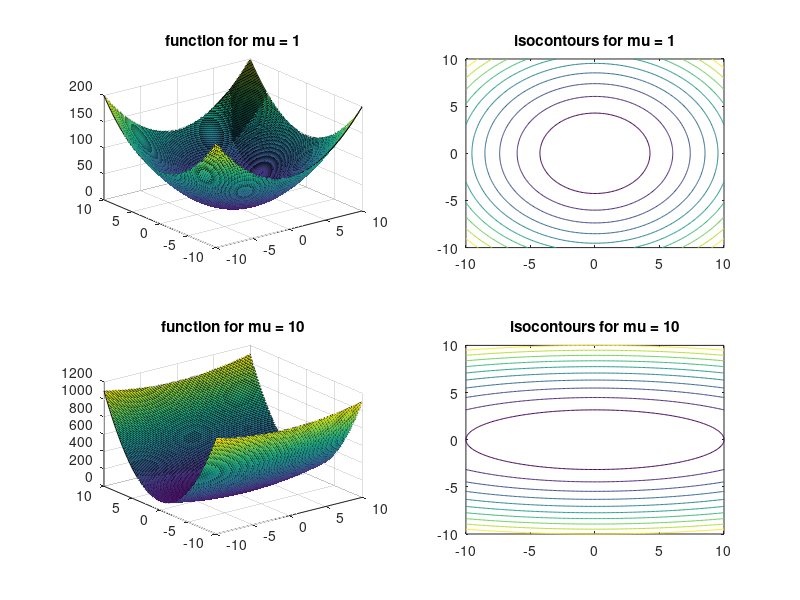

Write MATLAB code to recreate this figure.
% Assignment 1
% exercise 3.2
f = @(x, y, mu) x.^2 + mu .* y.^2;

% use square [-10, 10] x [-10, 10]
x0 = -10:0.1:10;
y0 = -10:0.1:10;
[X, Y] = meshgrid(x0, y0);

figure(1)
subplot(2,2,1)
surf(X, Y, f(X,Y, 1));
title("function for \mu = 1")
subplot(2,2,2)
contour(X, Y, f(X, Y, 1));
title("isocontours for \mu = 1")
subplot(2,2,3)
surf(X, Y, f(X,Y, 10));
title("function for \mu = 10")
subplot(2,2,4)
contour(X, Y, f(X, Y, 10));
title("isocontours for \mu = 10")
